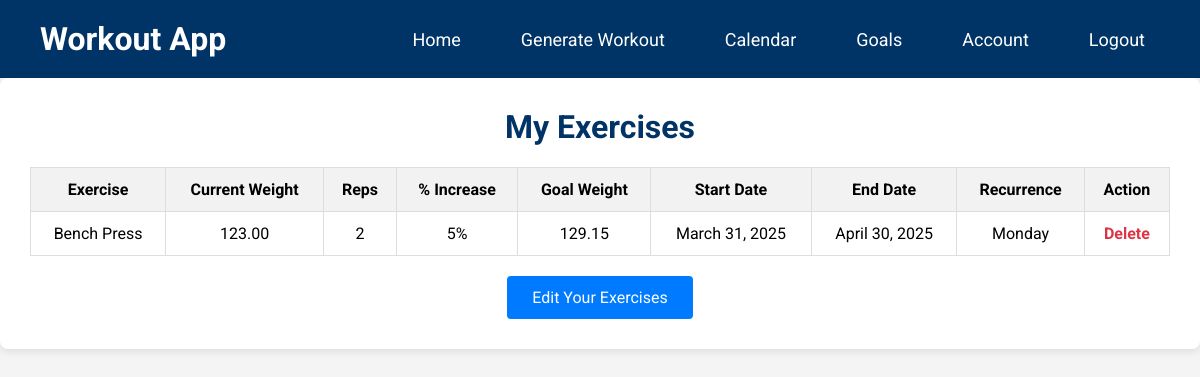
Screenshot of /goals/my-exercises/ (signed in) with the database file from the repository.
### goals/models.py (models this page shows, shortened)
class UserExercise(models.Model):
    user = models.ForeignKey(settings.AUTH_USER_MODEL, on_delete=models.CASCADE)
    exercise = models.ForeignKey(Exercise, on_delete=models.CASCADE)
    current_weight = models.DecimalField(max_digits=6, decimal_places=2)
    reps = models.PositiveIntegerField()
    percent_increase = models.IntegerField(choices=PERCENT_CHOICES, default=0)
    start_date = models.DateField(default=now)  # When recurrence starts
    end_date = models.DateField(null=True, blank=True)  # Optional end date
    recurring_day = models.IntegerField(choices=RECURRENCE_CHOICES, default=0)  # Default to Monday
    @property
    def goal_weight(self):
        return self.current_weight * (Decimal('1') + Decimal(self.percent_increase) / Decimal('100'))

class Exercise(models.Model):
    name = models.CharField(max_length=100, unique=True)
    slug = models.SlugField(unique=True)

### goals/views.py (the view)
# urls.py: path('my-exercises/', my_exercises, name='my_exercises'),
@login_required
def my_exercises(request):
    user_exercises = UserExercise.objects.filter(user=request.user)
    return render(request, 'goals/my_exercises.html', {'exercises': user_exercises})

### home/context_processors.py (called while the page is built)
def base_url(request):
    return {
        'base_url': f"{request.scheme}://{request.get_host()}/proxy/8000/"
    }

### goals/templates/goals/my_exercises.html (shortened to what this page needs)
<!DOCTYPE html>
<html lang="en">
<head>
</head>
<body>
    <header>
        <a class="logo" href="{% url 'home' %}">Workout App</a>
        <nav>
          <ul>
            <li><a href="{% url 'home' %}">Home</a></li>
            {% if user.is_authenticated %}
              <li><a href="{{ base_url }}#generate">Generate Workout</a></li>
              <li><a href="{% url 'calendar' %}">Calendar</a></li>
              <li><a href="{% url 'goals:goals' %}">Goals</a></li>
              <li><a href="{% url 'user_data' %}">Account</a></li>
              <li><a href="{% url 'logout' %}">Logout</a></li>
            {% else %}
              <li><a href="{% url 'login' %}">Login</a></li>
            {% endif %}
          </ul>
        </nav>
    </header>
  <div class="container">
    <h1>My Exercises</h1>
    {% if exercises %}
      <table>
        <thead>
          <tr>
            <th>Exercise</th>
            <th>Current Weight</th>
            <th>Reps</th>
            <th>% Increase</th>
            <th>Goal Weight</th>
            <th>Start Date</th>
            <th>End Date</th>
            <th>Recurrence</th>
            <th>Action</th>
          </tr>
        </thead>
        <tbody>
          {% for entry in exercises %}
            <tr>
              <td>{{ entry.exercise.name }}</td>
              <td>{{ entry.current_weight }}</td>
              <td>{{ entry.reps }}</td>
              <td>{{ entry.percent_increase }}%</td>
              <td>{{ entry.goal_weight|floatformat:2 }}</td>
              <td>{{ entry.start_date }}</td>
              <td>{{ entry.end_date }}</td>
              <td>{{ entry.get_recurring_day_display }}</td>
              <td>
                <a class="action-link" href="{% url 'goals:delete_exercise' entry.pk %}">Delete</a>
              </td>
            </tr>
          {% endfor %}
        </tbody>
      </table>
    {% else %}
      <p style="text-align: center;">You have not selected any exercises yet.</p>
    {% endif %}
    <div class="button-container">
      <a class="nav-button" href="{% url 'goals:set_exercises' %}">Edit Your Exercises</a>
    </div>
  </div>
</body>
</html>

### goals/templates/goals/my_exercises.html (style rules this page uses)
* { box-sizing: border-box; }
body { margin: 0; font-family: 'Roboto', sans-serif; background-color: #f4f4f4; }
a { text-decoration: none; color: inherit; }
.container { max-width: 1500px; margin: 0 auto; background-color: #fff; border-radius: 8px; box-shadow: 0 2px 8px rgba(0,0,0,0.1); padding: 30px; }
h1 { text-align: center; color: #003366; margin-top: 0; }
table { width: 100%; border-collapse: collapse; margin-top: 20px; }
th, td { padding: 12px; border: 1px solid #ddd; text-align: center; }
th { background-color: #f2f2f2; }
.action-link { color: #dc3545; font-weight: 700; transition: color 0.3s; }
.nav-button { display: inline-block; font-size: 16px; color: #fff; background-color: #007BFF; padding: 12px 25px; border-radius: 4px; text-align: center; transition: background-color 0.3s; margin-top: 20px; }
.button-container { text-align: center; }
header { background-color: #003366; color: #fff; padding: 20px 40px; display: flex; justify-content: space-between; align-items: center; }
.logo { font-size: 32px; font-weight: 700; }
nav ul { list-style: none; display: flex; margin: 0; padding: 0; }
nav li { margin-left: 30px; }
nav a { color: #fff; font-size: 18px; padding: 10px 15px; border-radius: 4px; transition: background-color 0.3s, transform 0.3s; }

### rows the page displays
UserExercise: exercise.name "Bench Press", current_weight "123.00", reps "2", percent_increase "5", goal_weight "129.15", start_date "March 31, 2025", end_date "April 30, 2025", recurring_day "Monday"
